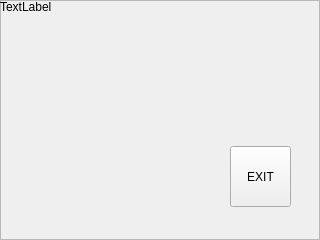
<?xml version="1.0" encoding="UTF-8"?>
<ui version="4.0">
 <class>qrscan</class>
 <widget class="QFrame" name="qrscan">
  <property name="geometry">
   <rect>
    <x>0</x>
    <y>0</y>
    <width>320</width>
    <height>240</height>
   </rect>
  </property>
  <property name="windowTitle">
   <string>Frame</string>
  </property>
  <property name="frameShape">
   <enum>QFrame::StyledPanel</enum>
  </property>
  <property name="frameShadow">
   <enum>QFrame::Raised</enum>
  </property>
  <widget class="QLabel" name="label">
   <property name="geometry">
    <rect>
     <x>0</x>
     <y>0</y>
     <width>320</width>
     <height>240</height>
    </rect>
   </property>
   <property name="sizePolicy">
    <sizepolicy hsizetype="Fixed" vsizetype="Fixed">
     <horstretch>0</horstretch>
     <verstretch>0</verstretch>
    </sizepolicy>
   </property>
   <property name="layoutDirection">
    <enum>Qt::RightToLeft</enum>
   </property>
   <property name="text">
    <string>TextLabel</string>
   </property>
   <property name="textFormat">
    <enum>Qt::RichText</enum>
   </property>
   <property name="scaledContents">
    <bool>true</bool>
   </property>
   <property name="alignment">
    <set>Qt::AlignLeading|Qt::AlignLeft|Qt::AlignTop</set>
   </property>
  </widget>
  <widget class="QPushButton" name="pushButton">
   <property name="geometry">
    <rect>
     <x>230</x>
     <y>146</y>
     <width>61</width>
     <height>61</height>
    </rect>
   </property>
   <property name="text">
    <string>EXIT</string>
   </property>
  </widget>
 </widget>
 <resources/>
 <connections/>
</ui>
